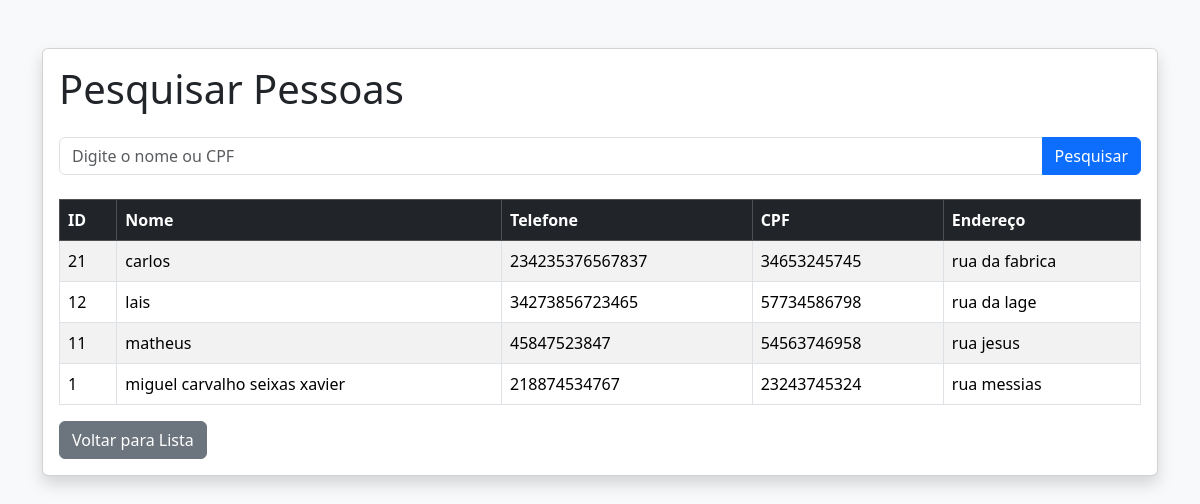
Screenshot of /Pessoa-pesquisar.php with the database file from the repository.
### tables this page shows
CREATE TABLE IF NOT EXISTS `pessoas` (
  `id` int(11) NOT NULL AUTO_INCREMENT,
  `nome` varchar(100) NOT NULL,
  `telefone` varchar(15) DEFAULT NULL,
  `cpf` varchar(11) NOT NULL,
  `endereco` varchar(255) DEFAULT NULL,
  `createdAt` timestamp NULL DEFAULT current_timestamp(),
  `updatedAt` timestamp NOT NULL DEFAULT current_timestamp() ON UPDATE current_timestamp(),
  PRIMARY KEY (`id`) USING BTREE,
  UNIQUE KEY `cpf` (`cpf`) USING BTREE
);

### src/config/Database.php (called while the page is built, shortened)
<?php
class Database
{
    private string $host = 'localhost';
    private string $dbname = 'aula6';
    private string $username = 'root';
    private string $password = '';
    public function conectar(): PDO
    {
        try {
            $dsn = "mysql:host={$this->host};dbname={$this->dbname};charset=utf8mb4";
            $pdo = new PDO(
                $dsn,
                $this->username,
                $this->password
            );
            $pdo->setAttribute(
                PDO::ATTR_ERRMODE,
                PDO::ERRMODE_EXCEPTION
            );
            return $pdo;
        } catch (PDOException $e) {
            die("Erro na conexão: " . $e->getMessage());
        }
    }
}

### src/DAO/pessoaDAO.php (called while the page is built, shortened)
<?php
class PessoaDAO
{
    private PDO $conexao;
    public function __construct()
    {
        $database = new Database();
        $this->conexao = $database->conectar();
    }
    public function listar(): array
    {
        $sql = "
            SELECT *
            FROM pessoas
            ORDER BY id DESC
        ";
        $stmt = $this->conexao->prepare($sql);
        $stmt->execute();
        return $stmt->fetchAll(PDO::FETCH_ASSOC);
    }
}

### public/Pessoa-pesquisar.php (the view, shortened to what this page needs)
<?php
$dao = new PessoaDAO();
try {
    $pessoas = $dao->listar();
} catch (PDOException $e) {
    die("Erro ao buscar pessoas: " . $e->getMessage());
}
$termo = trim($_GET['termo'] ?? '');
?>
<!DOCTYPE html>
<html lang="pt-BR">
<head>
    <link
        href="https://cdn.jsdelivr.net/npm/bootstrap@5.3.8/dist/css/bootstrap.min.css"
        rel="stylesheet"
    >
</head>
<body class="bg-light">
<div class="container mt-5">
    <div class="card shadow">
        <div class="card-body">
            <h1 class="mb-4">
                Pesquisar Pessoas
            </h1>
            <form method="GET">
                <div class="input-group mb-4">
                    <input
                        type="text"
                        name="termo"
                        class="form-control"
                        placeholder="Digite o nome ou CPF"
                        value="<?= htmlspecialchars($termo) ?>"
                    >
                    <button
                        type="submit"
                        class="btn btn-primary"
                    >
                        Pesquisar
                    </button>
                </div>
            </form>
            <?php if (count($pessoas) > 0): ?>
                <div class="table-responsive">
                    <table class="table table-bordered table-striped">
                        <thead class="table-dark">
                            <tr>
                                <th>ID</th>
                                <th>Nome</th>
                                <th>Telefone</th>
                                <th>CPF</th>
                                <th>Endereço</th>
                            </tr>
                        </thead>
                        <tbody>
                            <?php foreach ($pessoas as $pessoa): ?>
                                <tr>
                                    <td>
                                        <?= htmlspecialchars($pessoa['id']) ?>
                                    </td>
                                    <td>
                                        <?= htmlspecialchars($pessoa['nome']) ?>
                                    </td>
                                    <td>
                                        <?= htmlspecialchars($pessoa['telefone'] ?? '') ?>
                                    </td>
                                    <td>
                                        <?= htmlspecialchars($pessoa['cpf']) ?>
                                    </td>
                                    <td>
                                        <?= htmlspecialchars($pessoa['endereco'] ?? '') ?>
                                    </td>
                                </tr>
                            <?php endforeach; ?>
                        </tbody>
                    </table>
                </div>
            <?php else: ?>
                <div class="alert alert-warning">
                    Nenhuma pessoa encontrada.
                </div>
            <?php endif; ?>
            <a
                href="pessoa-list.php"
                class="btn btn-secondary"
            >
                Voltar para Lista
            </a>
        </div>
    </div>
</div>
</body>
</html>

### rows the page displays
pessoas: id "21", nome "carlos", telefone "234235376567837", cpf "34653245745", endereco "rua da fabrica"
pessoas: id "12", nome "lais", telefone "34273856723465", cpf "57734586798", endereco "rua da lage"
pessoas: id "11", nome "matheus", telefone "45847523847", cpf "54563746958", endereco "rua jesus"
pessoas: id "1", nome "miguel carvalho seixas xavier", telefone "218874534767", cpf "23243745324", endereco "rua messias"
